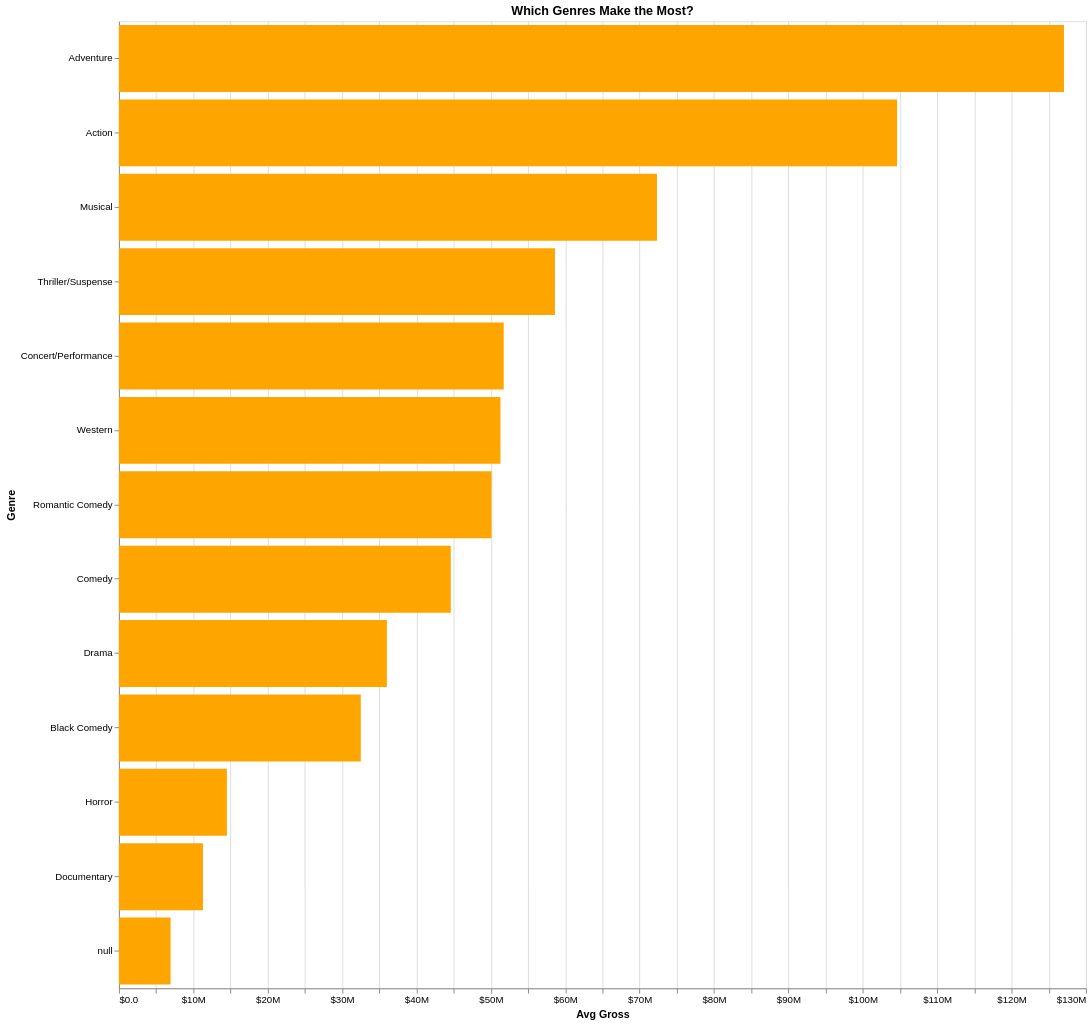

The notebook cell this image was saved under:
### Code cell
genre_chart = alt.Chart(disney_df).mark_bar().encode(
    x=alt.X('average(total_gross):Q', title='Avg Gross', axis=alt.Axis(format='$.2s')),
    y=alt.Y('genre:N', sort='-x', title='Genre'),
    color=alt.value('orange')
).properties(width=1000, height=1000, title="Which Genres Make the Most?")

genre_chart

### Figure 1 — Vega-Lite specification as saved in the notebook (floating-point values rounded to 4 significant figures; data arrays with more than 128 entries replaced by an {"elided": "..."} marker saying what was removed)
{"config": {"view": {"continuousWidth": 300, "continuousHeight": 300}}, "data": {"name": "data-97d8ca297be2b4a0a26ff8057f753d5f"}, "mark": {"type": "bar"}, "encoding": {"color": {"value": "orange"}, "x": {"aggregate": "average", "axis": {"format": "$.2s"}, "field": "total_gross", "title": "Avg Gross", "type": "quantitative"}, "y": {"field": "genre", "sort": "-x", "title": "Genre", "type": "nominal"}}, "height": 1000, "title": "Which Genres Make the Most?", "width": 1000, "$schema": "https://vega.github.io/schema/vega-lite/v5.20.1.json", "datasets": {"data-97d8ca297be2b4a0a26ff8057f753d5f": {"elided": "579 records"}}}
